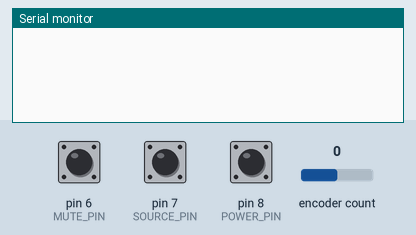
A sketch run on a simulated Arduino Uno, built with avr-gcc and run on an emulated ATmega328P. On the bench: the last lines printed to the serial monitor. The inputs (shaded band) are chosen by the test bench; at power-on: encoder count 0, pin 6 (MUTE_PIN) HIGH, pin 7 (SOURCE_PIN) HIGH, pin 8 (POWER_PIN) HIGH.

Above: at 1.2 s.
1.3 s: encoder count set to 1
At 2.0 s:
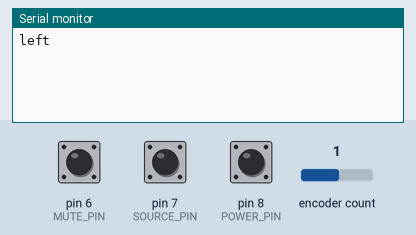
2.8 s: pin 6 (MUTE_PIN) pulled LOW for 0.15 s
At 4.1 s:
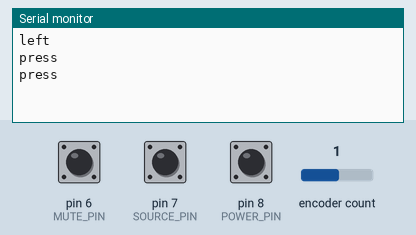
4.4 s: encoder count set to 0
At 5.6 s:
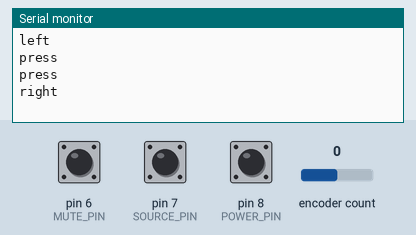

The sketch:

Samsung_remote.ino
```cpp
#include <IRremote.h>
#include <Rotary.h>

/*
    Rotary Encoder - Polling Example

    The circuit:
    * encoder pin A to Arduino pin 4
    * encoder pin B to Arduino pin 5
    * encoder ground pin to ground (GND)

*/

// Power ON/OFF
const unsigned int S_pwr[68]={4600,4350,700,1550,650,1550,650,1600,650,450,650,450,650,450,650,450,700,400,700,1550,650,1550,650,1600,650,450,650,450,650,450,700,450,650,450,650,450,650,1550,700,450,650,450,650,450,650,450,650,450,700,400,650,1600,650,450,650,1550,650,1600,650,1550,650,1550,700,1550,650,1550,650};

// source
const unsigned int S_scr[68]={4600,4350,700,1550,650,1550,700,1500,700,450,650,450,700,400,700,400,700,400,700,1550,700,1500,700,1550,700,400,700,400,700,400,700,400,700,400,700,1550,700,400,700,450,650,450,650,450,700,400,700,400,700,400,700,450,650,1550,700,1500,700,1550,650,1550,700,1500,700,1550,700,1500,700};

// volume up
const unsigned int S_vup[68]={4600,4350,650,1550,700,1500,700,1550,700,400,700,400,700,450,650,450,700,400,700,1500,700,1550,650,1550,700,400,700,400,700,450,650,450,700,400,700,1500,700,1550,650,1550,700,400,700,450,700,400,700,400,700,400,700,450,650,450,650,450,650,1550,700,1500,700,1550,700,1500,700,1550,650};

// volume down
const unsigned int S_vdown[68]={4600,4350,700,1550,650,1550,700,1500,700,450,650,450,700,400,700,400,700,400,700,1550,700,1500,700,1550,700,400,700,400,700,400,700,450,650,450,650,1550,700,1500,700,450,650,1550,700,400,700,400,700,450,700,400,700,400,700,400,700,1550,700,400,700,1500,700,1500,700,1550,700,1500,700};

// mute
const unsigned int S_mute[68]={4650,4350,650,1550,650,1550,700,1550,700,400,700,400,700,400,700,450,650,450,650,1550,700,1500,700,1550,700,400,700,450,650,400,700,450,700,400,700,1500,700,1550,650,1550,700,1500,700,450,700,400,700,400,700,400,700,400,700,450,650,450,700,400,700,1500,700,1550,650,1550,700,1500,700};

IRsend IrSender;
Rotary r = Rotary(4, 5);
const int MUTE_PIN = 6;
const int POWER_PIN = 8;
const int SOURCE_PIN = 7;

void setup() {
  Serial.begin(9600);
  r.begin(true);
  pinMode(MUTE_PIN, INPUT_PULLUP);
  pinMode(POWER_PIN, INPUT_PULLUP);
  pinMode(SOURCE_PIN, INPUT_PULLUP);
}

void send_command(const unsigned int command){
  IrSender.sendRaw(command,68,38);
    delay(30);
}

void loop() {
  if(!digitalRead(MUTE_PIN)){
    Serial.println("press");
    send_command(S_mute);
  }
  if(!digitalRead(POWER_PIN)){
    send_command(S_pwr);
  }
  if(!digitalRead(SOURCE_PIN)){
    send_command(S_scr);
  }
  unsigned char result = r.process();
  if (result) {
    if(result == DIR_CW)
    {
      Serial.println("left");
      send_command(S_vdown);
    }
    else
    {
      Serial.println("right");
      send_command(S_vup);
    }
  }
}
```

Measured:
- after the input at 1.3 s, the serial monitor: prints a new line at once (image 1)
- after the input at 2.8 s, the serial monitor: prints a new line at once (image 2)
- after the input at 4.4 s, the serial monitor: prints a new line at once (image 3)
